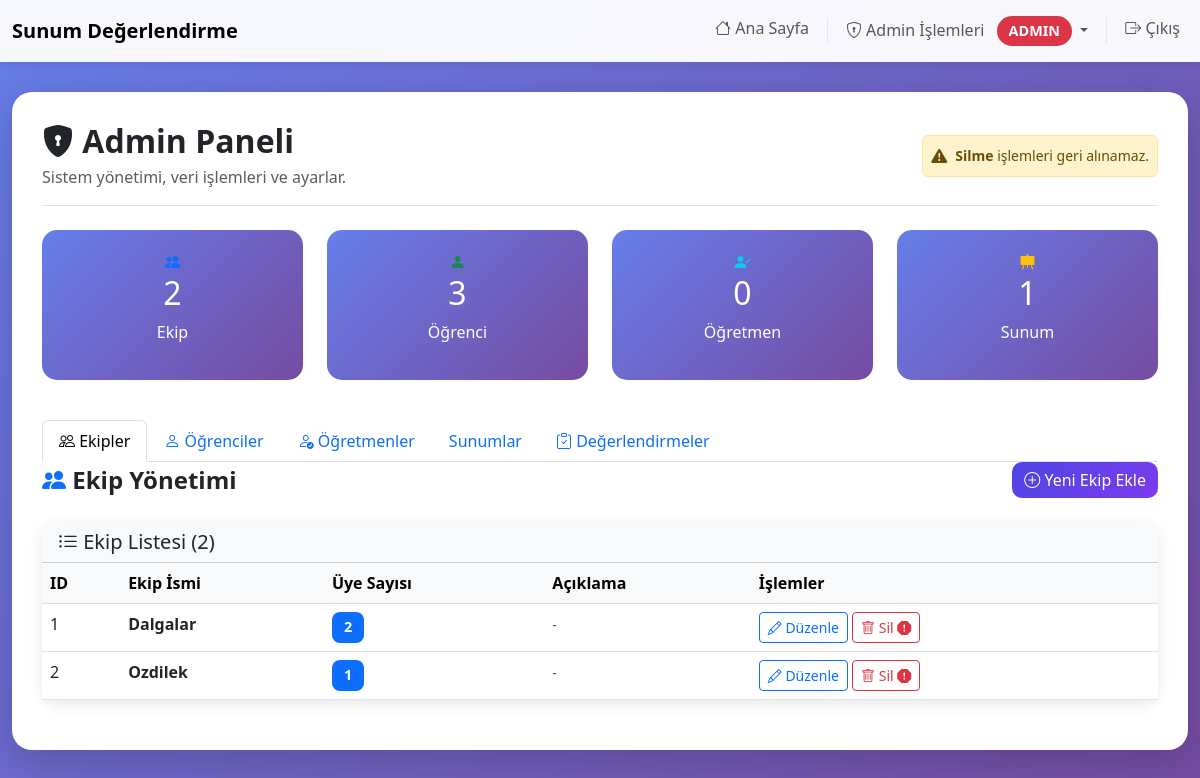
Page /admin (signed in) on the earlier database version.
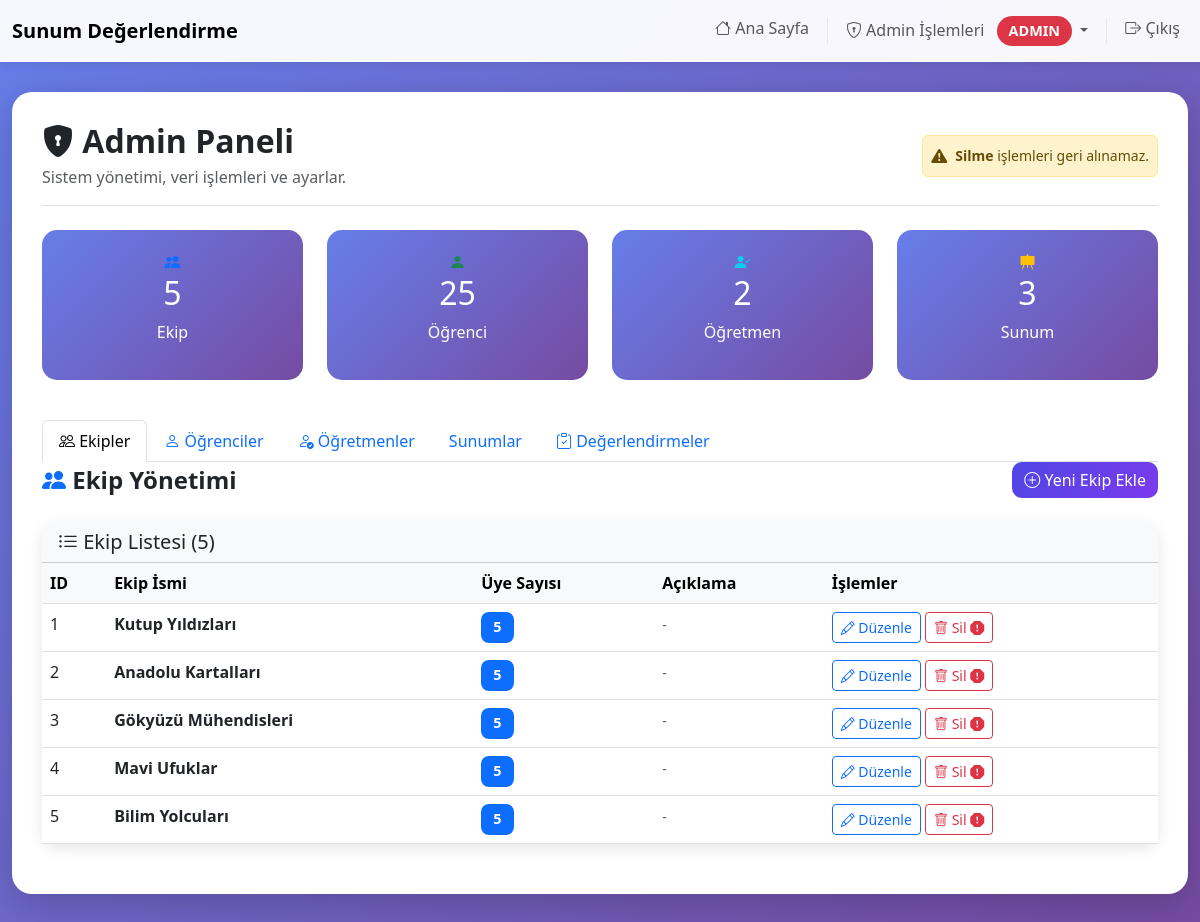
Same page on the later database version.
### sunum_app/models.py (models this page shows, shortened)
class Ekip(db.Model):
    id = db.Column(db.Integer, primary_key=True)
    isim = db.Column(db.String(200), nullable=False)
    aciklama = db.Column(db.Text)
    ogrenciler = db.relationship("Ogrenci", backref="ekip", lazy=True)
    sunumlar = db.relationship("Sunum", backref="ekip", lazy=True)

### sunum_app/controllers.py (the view, shortened to what this page needs)
class AdminPanelView(MethodView):
    decorators = [login_required]
    def get(self):
        if not current_user.is_admin:
            flash("Bu sayfaya erişim yetkiniz yok!", "error")
            return redirect(url_for("index"))
        ogr_q = (request.args.get("ogr_q") or "").strip()
        ogr_ekip_id = (request.args.get("ogr_ekip_id") or "").strip()
        try:
            ogr_page = int(request.args.get("ogr_page", 1))
        except (TypeError, ValueError):
            ogr_page = 1
        try:
            ogr_per_page = int(request.args.get("ogr_per_page", 10))
        except (TypeError, ValueError):
            ogr_per_page = 10
        if ogr_per_page not in (10, 25, 50, 100):
            ogr_per_page = 10
        try:
            deg_page = int(request.args.get("deg_page", 1))
        except (TypeError, ValueError):
            deg_page = 1
        try:
            deg_per_page = int(request.args.get("deg_per_page", 10))
        except (TypeError, ValueError):
            deg_per_page = 10
        if deg_per_page not in (10, 25, 50, 100):
            deg_per_page = 10
        ekip_sayisi = Ekip.query.count()
        ogrenci_sayisi = Ogrenci.query.count()
        ogretmen_sayisi = Ogretmen.query.count()
        sunum_sayisi = Sunum.query.count()
        ekipler = Ekip.query.all()
        ogr_query = Ogrenci.query
        if ogr_ekip_id:
            try:
                ogr_ekip_id_int = int(ogr_ekip_id)
                ogr_query = ogr_query.filter(Ogrenci.ekip_id == ogr_ekip_id_int)
            except (TypeError, ValueError):
                ogr_ekip_id = ""
        ogr_query = ogr_query.order_by(Ogrenci.id.asc())
        ogr_pagination = ogr_query.paginate(page=ogr_page, per_page=ogr_per_page, error_out=False)
        ogrenciler = ogr_pagination.items
        ogretmenler = Ogretmen.query.all()
        sunumlar = Sunum.query.all()
        deg_query = Degerlendirme.query.order_by(Degerlendirme.id.desc())
        deg_pagination = deg_query.paginate(page=deg_page, per_page=deg_per_page, error_out=False)
        servis = NotHesaplamaServisi()
        degerlendirmeler_with_avg = [
            {"degerlendirme": d, "ortalama": servis.hesapla_agirlikli_ortalama(d)}
            for d in deg_pagination.items
        ]
        return render_template(
            "admin.html",
            ekip_sayisi=ekip_sayisi,
            ogrenci_sayisi=ogrenci_sayisi,
            ogretmen_sayisi=ogretmen_sayisi,
            sunum_sayisi=sunum_sayisi,
            ekipler=ekipler,
            ogrenciler=ogrenciler,
            ogr_pagination=ogr_pagination,
            ogr_q=ogr_q,
            ogr_ekip_id=ogr_ekip_id,
            ogr_per_page=ogr_per_page,
            degerlendirmeler_with_avg=degerlendirmeler_with_avg,
            deg_pagination=deg_pagination,
            deg_per_page=deg_per_page,
            ogretmenler=ogretmenler,
            sunumlar=sunumlar,
        )

### sunum_app/models.py (called while the page is built)
    @classmethod
    def get_aktif_ayarlar(cls) -> "Ayarlar":
        ayarlar = cls.query.filter_by(aktif=True).first()
        if not ayarlar:
            ayarlar = cls()
            db.session.add(ayarlar)
            db.session.commit()
        return ayarlar

    @property
    def tam_ad(self) -> str:
        return f"{self.ad} {self.soyad}"

    def __repr__(self) -> str:
        return f"<Ogrenci {self.tam_ad}>"

    @property
    def tam_ad(self) -> str:
        return f"{self.ad} {self.soyad}"

    def __repr__(self) -> str:
        return f"<Ogretmen {self.tam_ad}>"

    def degerlendiren_adi(self) -> str:
        if self.degerlendiren_tipi == "ogrenci" and self.degerlendiren_ogrenci:
            return str(self.degerlendiren_ogrenci)
        if self.degerlendiren_tipi == "ogretmen" and self.degerlendiren_ogretmen:
            return str(self.degerlendiren_ogretmen)
        return "Bilinmeyen"

### sunum_app/services/not_hesaplama.py (called while the page is built)
    @property
    def ayarlar(self) -> Ayarlar:
        if self._ayarlar is None:
            self._ayarlar = Ayarlar.get_aktif_ayarlar()
        return self._ayarlar

### templates/admin.html (shortened to what the changed rows need)
{% extends 'base.html' %}
{% block content %}
<div class="d-flex justify-content-between align-items-center mb-4 pb-3 border-bottom">
    <div>
        <h1 class="h2 fw-bold mb-1">
            <i class="bi bi-shield-lock-fill"></i> Admin Paneli
        </h1>
    </div>
</div>
<div class="row mb-4">
    <div class="col-md-3 mb-3">
        <div class="stat-card">
            <i class="bi bi-people-fill icon text-primary"></i>
            <h2>{{ ekip_sayisi }}</h2>
            <p>Ekip</p>
        </div>
    </div>
    <div class="col-md-3 mb-3">
        <div class="stat-card">
            <i class="bi bi-person-fill icon text-success"></i>
            <h2>{{ ogrenci_sayisi }}</h2>
            <p>Öğrenci</p>
        </div>
    </div>
    <div class="col-md-3 mb-3">
        <div class="stat-card">
            <i class="bi bi-person-check-fill icon text-info"></i>
            <h2>{{ ogretmen_sayisi }}</h2>
            <p>Öğretmen</p>
        </div>
    </div>
    <div class="col-md-3 mb-3">
        <div class="stat-card">
            <i class="bi bi-easel-fill icon text-warning"></i>
            <h2>{{ sunum_sayisi }}</h2>
            <p>Sunum</p>
        </div>
    </div>
</div>
<div class="tab-content" id="adminTabContent">
    <div class="tab-pane fade show active" id="ekip" role="tabpanel">
        <div class="card">
            <div class="card-header bg-light">
                <h5 class="mb-0"><i class="bi bi-list-ul"></i> Ekip Listesi ({{ ekipler|length }})</h5>
            </div>
            <div class="card-body p-0">
                {% if ekipler %}
                <div class="table-responsive">
                    <table class="table table-hover mb-0">
                        <thead class="table-light">
                            <tr>
                                <th>ID</th>
                                <th>Ekip İsmi</th>
                                <th>Üye Sayısı</th>
                                <th>Açıklama</th>
                                <th>İşlemler</th>
                            </tr>
                        </thead>
                        <tbody>
                            {% for ekip in ekipler %}
                            <tr>
                                <td>{{ ekip.id }}</td>
                                <td><strong>{{ ekip.isim }}</strong></td>
                                <td><span class="badge bg-primary">{{ ekip.ogrenciler|length }}</span></td>
                                <td><small class="text-muted">{{ ekip.aciklama[:50] if ekip.aciklama else '-' }}{% if ekip.aciklama and ekip.aciklama|length > 50 %}...{% endif %}</small></td>
                                <td>
                                    <button class="btn btn-sm btn-outline-primary" type="button" onclick="editEkipFromBtn(this)" data-id="{{ ekip.id }}" data-isim='{{ ekip.isim|tojson }}' data-aciklama='{{ (ekip.aciklama if ekip.aciklama else '')|tojson }}'>
                                        <i class="bi bi-pencil"></i> Düzenle
                                    </button>
                                    <form method="POST" action="{{ url_for('admin_ekip') }}" style="display: inline;" onsubmit="return confirm('Bu ekibi silmek istediğinize emin misiniz?');">
                                        <button type="submit" class="btn btn-sm btn-outline-danger">
                                            <i class="bi bi-trash"></i> Sil <i class="bi bi-exclamation-octagon-fill text-danger" title="Bu işlem geri alınamaz ve sadece admin tarafından yapılabilir."></i>
                                        </button>
                                    </form>
                                </td>
                            </tr>
                            {% endfor %}
                        </tbody>
                    </table>
                </div>
                {% else %}
                <div class="text-center py-5">
                    <i class="bi bi-inbox" style="font-size: 3rem; color: #ccc;"></i>
                    <p class="text-muted mt-3">Henüz ekip eklenmemiş.</p>
                </div>
                {% endif %}
            </div>
        </div>
    </div>
</div>
{% endblock %}

Differences in the rows shown:
changed Ekip id 1: isim "Dalgalar" → "Kutup Yıldızları"; ogrenciler|length "2" → "5"
changed Ekip id 2: isim "Ozdilek" → "Anadolu Kartalları"; ogrenciler|length "1" → "5"
added Ekip: id "3", isim "Gökyüzü Mühendisleri", ogrenciler|length "5", aciklama "-"
added Ekip: id "4", isim "Mavi Ufuklar", ogrenciler|length "5", aciklama "-"
added Ekip: id "5", isim "Bilim Yolcuları", ogrenciler|length "5", aciklama "-"
Other differences:
{{ ekip_sayisi }}: "2" → "5"
{{ ogrenci_sayisi }}: "3" → "25"
{{ ogretmen_sayisi }}: "0" → "2"
{{ sunum_sayisi }}: "1" → "3"
{{ ekipler|length }}: "2" → "5"
